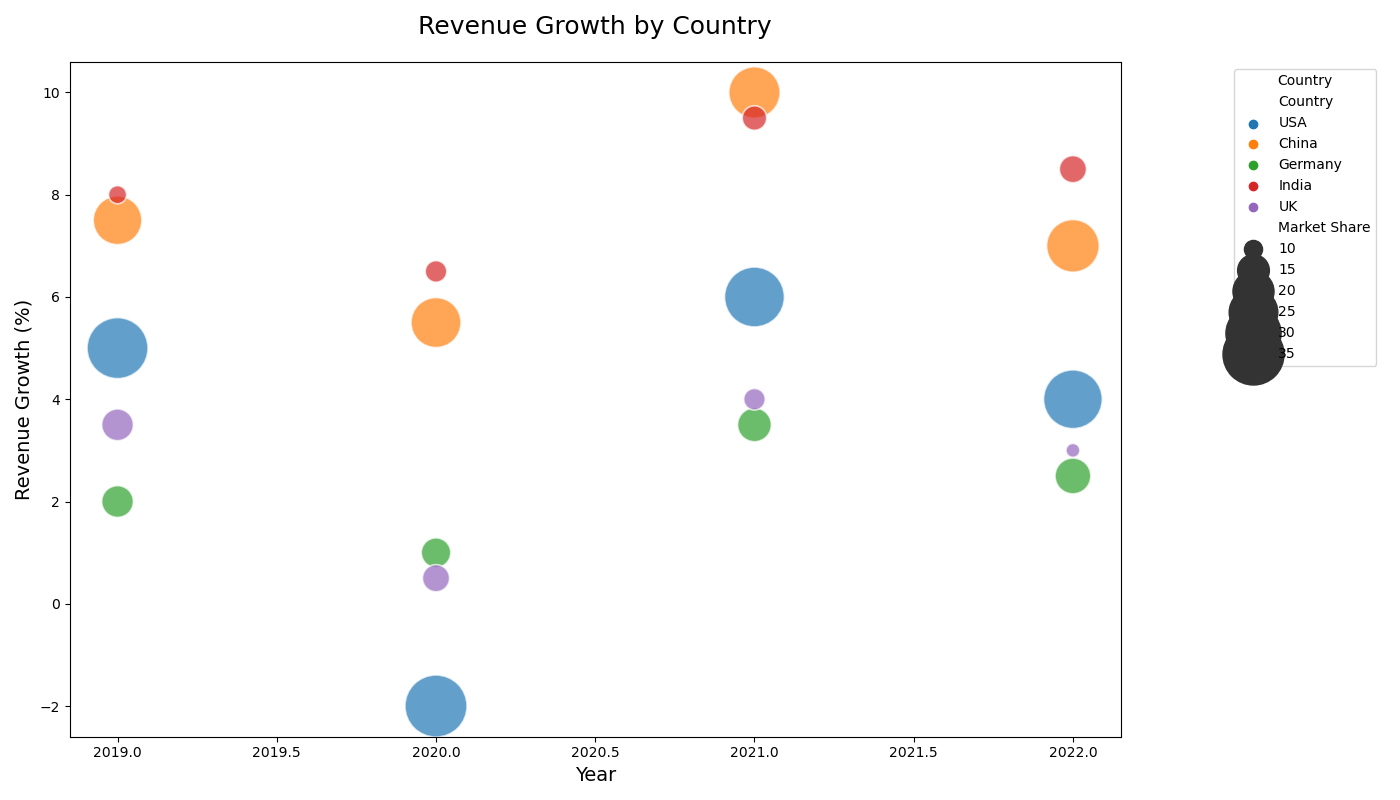

Write Python code to recreate this figure.

import seaborn as sns
import matplotlib.pyplot as plt
import pandas as pd

# Data
data = {
    'Country': ['USA', 'China', 'Germany', 'India', 'UK',
                'USA', 'China', 'Germany', 'India', 'UK',
                'USA', 'China', 'Germany', 'India', 'UK',
                'USA', 'China', 'Germany', 'India', 'UK'],
    'Year': [2019, 2019, 2019, 2019, 2019,
             2020, 2020, 2020, 2020, 2020,
             2021, 2021, 2021, 2021, 2021,
             2022, 2022, 2022, 2022, 2022],
    'Revenue Growth': [5.0, 7.5, 2.0, 8.0, 3.5,
                       -2.0, 5.5, 1.0, 6.5, 0.5,
                       6.0, 10.0, 3.5, 9.5, 4.0,
                       4.0, 7.0, 2.5, 8.5, 3.0],
    'Market Share': [35.0, 25.0, 15.0, 10.0, 15.0,
                     36.0, 26.0, 14.0, 11.0, 13.0,
                     34.0, 27.0, 16.0, 12.0, 11.0,
                     33.0, 28.0, 17.0, 13.0, 9.0]
}

# Converting data to DataFrame
df = pd.DataFrame(data)

# Create the bubble chart
plt.figure(figsize=(14, 8))
bubble_chart = sns.scatterplot(data=df, x="Year", y="Revenue Growth",
                               hue="Country", size="Market Share",
                               palette=["#1f77b4", "#ff7f0e", "#2ca02c", "#d62728", "#9467bd"],
                               sizes=(100, 2000), alpha=0.7)

# Adjust the legend and plot titles
plt.title('Revenue Growth by Country', fontsize=18, pad=20)
bubble_chart.legend(loc='upper right', bbox_to_anchor=(1.25, 1), title='Country')
bubble_chart.set_xlabel('Year', fontsize=14)
bubble_chart.set_ylabel('Revenue Growth (%)', fontsize=14)

plt.tight_layout()
plt.show()
